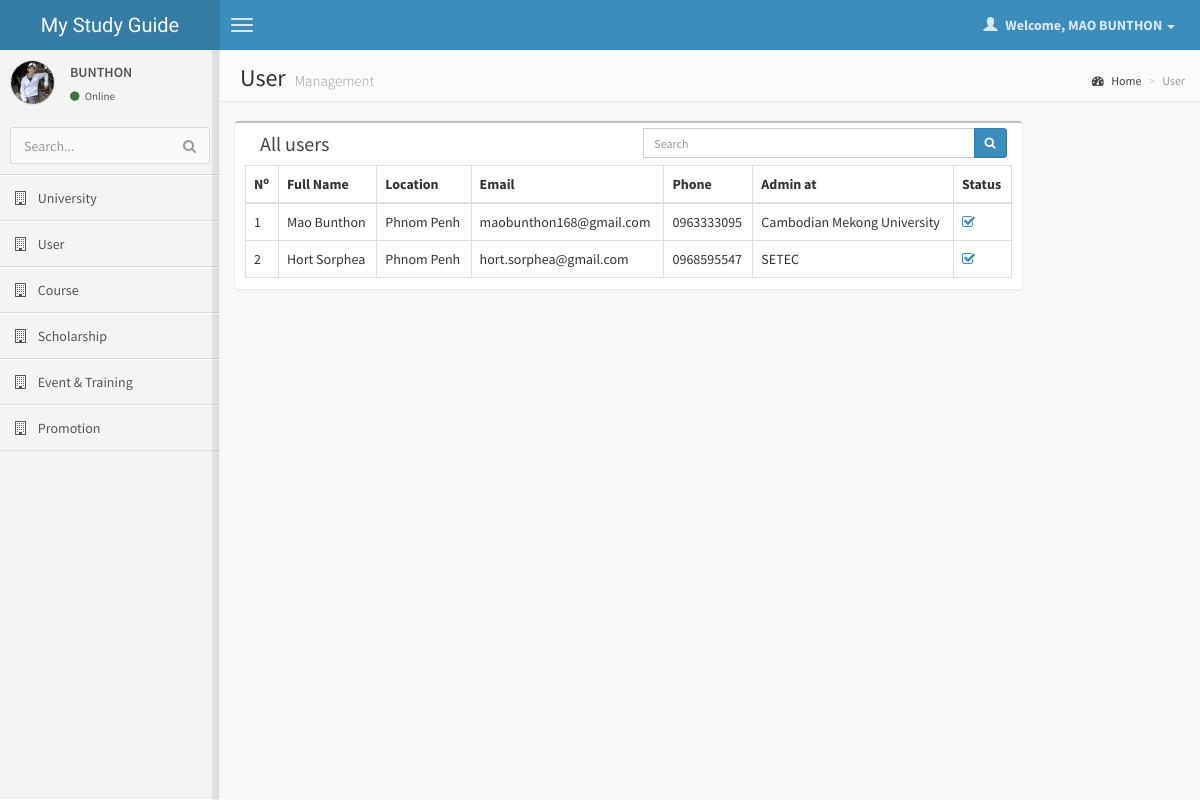
The app's page /user/index.php (signed in) with its own data.
### tables this page shows
CREATE TABLE IF NOT EXISTS `university` (
  `uni_id` int(11) NOT NULL AUTO_INCREMENT,
  `adm_id` int(11) NOT NULL,
  `uni_logo` varchar(100) DEFAULT NULL,
  `uni_full_name` varchar(100) DEFAULT NULL,
  `uni_short_name` varchar(100) DEFAULT NULL,
  `uni_slogan` varchar(100) DEFAULT NULL,
  `uni_rank` varchar(100) DEFAULT NULL,
  `uni_isFeature` int(11) DEFAULT NULL,
  `uni_isPrivate` int(11) DEFAULT NULL,
  `uni_status` int(11) DEFAULT NULL,
  `uni_addDate` datetime DEFAULT NULL,
  `uni_description` text,
  PRIMARY KEY (`uni_id`)
);

CREATE TABLE IF NOT EXISTS `adm_user` (
  `adm_id` int(11) NOT NULL AUTO_INCREMENT,
  `adm_fullName` varchar(100) DEFAULT NULL,
  `adm_email` varchar(100) DEFAULT NULL,
  `adm_gender` varchar(45) DEFAULT NULL,
  `adm_pass` varchar(100) DEFAULT NULL,
  `adm_dob` date DEFAULT NULL,
  `adm_address` varchar(100) DEFAULT NULL,
  `adm_phone` varchar(100) DEFAULT NULL,
  `adm_status` varchar(100) DEFAULT NULL,
  `adm_activate` varchar(100) DEFAULT NULL,
  `adm_dateTime` datetime DEFAULT NULL,
  PRIMARY KEY (`adm_id`)
);

### config/class.php (called while the page is built, shortened)
<?php
class main{
	public $connection;
	function conn(){
		$this->connection=mysqli_connect(HOST,USER_NAME,PASSWORD) or die ("can't not connect to server");
	}
	function returnQuery($str){
		$sql=mysqli_query($this->connection,$str);
		if(!empty($sql)){
			return $sql;
		}
	}
}
$obj_main=new main();
?>

### user/index.php (the view, shortened to what this page needs)
<?php
	require_once '../config/class.php';
	require_once '../check/index.php';
	require_once '../include/header.php';
	require_once '../include/menu.php';
?>
            <aside class="right-side">
                <section class="content-header">
                    <h1>
                        User
                        <small>Management</small>
                    </h1>
                    <ol class="breadcrumb">
                        <li><a href="./"><i class="fa fa-dashboard"></i> Home</a></li>
                        <li class="active">User</li>
                    </ol>
                </section>
                <section class="content">
					<div class="row">
                        <div class="col-lg-10">
                            <div class="box">
                                <div class="col-sm-6 box-header">
                                    <h3 class="box-title">All users
                                </div>
                                <div class="col-sm-6 search-form" style="margin:5px 0;">
                                    <form action="#" class="text-right">
                                        <div class="input-group">
                                            <input type="text" onkeyup="search_sub(this.value,'ADMIN_USER','responseTable')" class="form-control input-sm" placeholder="Search">
                                            <div class="input-group-btn">
                                                <button type="button"  class="btn btn-sm btn-primary"><i class="fa fa-search"></i></button>
                                            </div>
                                        </div>
                                    </form>
                                </div>
                                <div class="box-body table-responsive" id="responseTable">
                                    <table class="table table-bordered table-hover">
                                        <thead>
                                            <tr>
                                                <th>N<sup>o</sup></th>
                                                <th>Full Name</th>
                                                <th>Location</th>
                                                <th>Email</th>
                                                <th>Phone</th>
                                                <th>Admin at</th>
                                                <th>Status</th>
                                            </tr>
                                        </thead>
                                        <tbody>
                                            <?php
                                            $page = (int)(!isset($_GET["page"]) ? 1 : $_GET["page"]);
                                            $per_page = 10;
                                            $startpoint = ($page * $per_page) - $per_page;
                                            $statement = QUERY_USER_ADMIN;
                                            $results = $obj_main->returnQuery("SELECT au.*,u.*
                                             FROM {$statement} inner join ".UNIVERSITY." u on u.adm_id=au.adm_id LIMIT {$startpoint} , {$per_page}");
                                            if (mysqli_num_rows($results) != 0) {
                                                $n=1;
                                                while ($row = mysqli_fetch_array($results)) {
                                                    ?>
                                                    <tr class="odd">
                                                        <td><?php echo $n?></td>
                                                        <td><?php echo $row['adm_fullName'];?></td>
                                                        <td><?php echo $row['adm_address'];?></td>
                                                        <td><?php echo $row['adm_email'];?></td>
                                                        <td><?php echo $row['adm_phone'];?></td>
                                                        <td><?php echo $row['uni_full_name'];?></td>
                                                        <td class="alc">
                                                            <a href="#" onclick="update_sub(<?php echo $row['adm_id']?>,'adm_status',<?php echo ($row['adm_status']==1?"0":"1")?>,'ADMIN_USER','responseTable')">
                                                                <i class="fa fa<?php echo ($row['adm_status']==1?"-check":"");?>-square-o"></i>
                                                            </a>
                                                        </td>
                                                    </tr>
                                                    <?php
                                                    $n++;
                                                }
                                            } else {
                                                 echo "<tr><td colspan='6' class='text-center'>No records are found.</td></tr>";
                                            }
                                            ?>
                                        </tbody>
                                    </table>
                                    <div class="row">
                                        <div class="col-xs-12">
                                        </div>
                                    </div>
                                </div>
                            </div>
                        </div>
                        <div class="col-lg-2">
                        </div>
                    </div>
                </section>
            </aside>
<?php require_once '../include/footer.php';?>

### records on screen
university: adm.adm_fullName "Mao Bunthon", adm.adm_address "Phnom Penh", adm.adm_email "maobunthon168@gmail.com", adm.adm_phone "0963333095", uni_full_name "Cambodian Mekong University"
university: adm.adm_fullName "Hort Sorphea", adm.adm_address "Phnom Penh", adm.adm_email "hort.sorphea@gmail.com", adm.adm_phone "0968595547", uni_full_name "SETEC"

### other values on screen
$_SESSION['uname'] "MAO BUNTHON"
mb_substr($myname,$start,$end) "BUNTHON"
